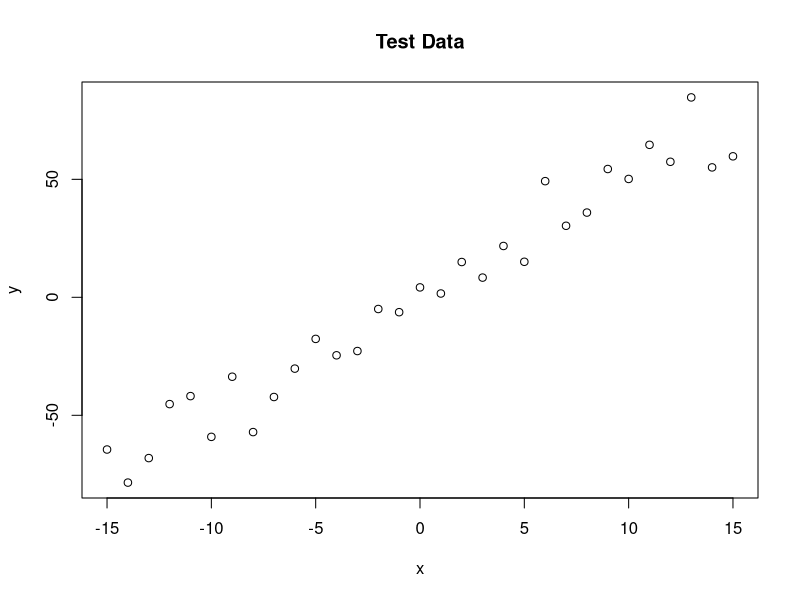
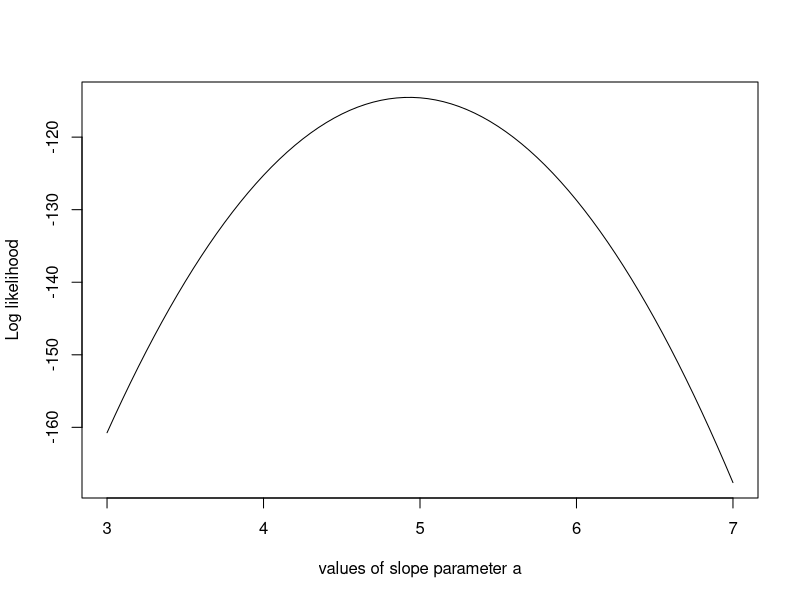
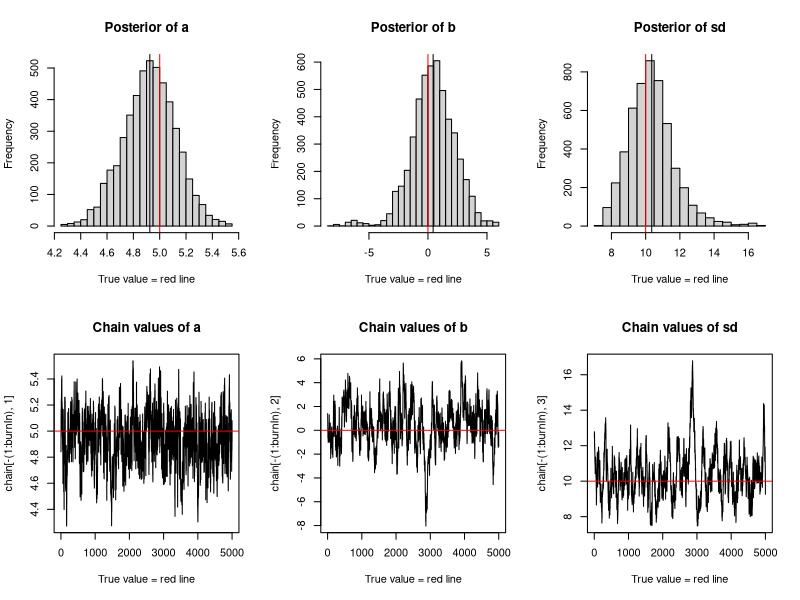

The R source for these figures, in order:
#37810 Assignment 2_Yi Jin step 3

# set coefficient A
trueA <- 5
# set coefficient B
trueB <- 0
# set standard error
trueSd <- 10
# set sample size
sampleSize <- 31

# create independent x-values 
x <- (-(sampleSize-1)/2):((sampleSize-1)/2)
# create dependent values according to ax + b + N(0,sd)
y <-  trueA * x + trueB + rnorm(n=sampleSize,mean=0,sd=trueSd)

# plot picture of x and y, with title "Test Data"
plot(x,y, main="Test Data")



# define function likelihood
likelihood <- function(param){
  # assign coefficient a
  a = param[1]
  # assign coefficient b
  b = param[2]
  # assign standard error
  sd = param[3]
  
  # calculate prediction value
  pred = a*x + b
  # return log value of normal distribution function value which satisfies distribution N(pred,sd)
  singlelikelihoods = dnorm(y, mean = pred, sd = sd, log = T)
  # sum up these log values
  sumll = sum(singlelikelihoods)
  # return the total value
  return(sumll)   
}

# Example: plot the likelihood profile of the slope a
slopevalues <- function(x){return(likelihood(c(x, trueB, trueSd)))}
# apply function slopevalues to the sequence
slopelikelihoods <- lapply(seq(3, 7, by=.05), slopevalues )
# plot the sequence and the corresponding outcomes of function slopevalues
plot (seq(3, 7, by=.05), slopelikelihoods , type="l", xlab = "values of slope parameter a", ylab = "Log likelihood")




# define prior distribution function
prior <- function(param){
  # assign coefficient a
  a = param[1]
  # assign coefficient b
  b = param[2]
  # assign standard error
  sd = param[3]
  # aprior is the log value of a satisfying uniform distribution from 0 to 10
  aprior = dunif(a, min=0, max=10, log = T)
  # bprior is the log value of b satistying normal distribution
  bprior = dnorm(b, sd = 5, log = T)
  # sdprior is the log value of sd satisfying uniform distribution from 0 to 30
  sdprior = dunif(sd, min=0, max=30, log = T)
  # return sum of these log values
  return(aprior+bprior+sdprior)
}




# define function posterior
posterior <- function(param){
  # return the log value of product of prior and likelihood 
  return (likelihood(param) + prior(param))
}



######## Metropolis algorithm ################

# create proposal function
proposalfunction <- function(param){
  # generate 3 random value for normal distribution
  return(rnorm(3,mean = param, sd= c(0.1,0.5,0.3)))
}

# create Metropolis-Hastings algorithm
run_metropolis_MCMC <- function(startvalue, iterations){
  # create array chain whose dimensions are iterations+1 times 3
  chain = array(dim = c(iterations+1,3))
  # the first row of chain is startvalue
  chain[1,] = startvalue
  # iterate iterations times
  for (i in 1:iterations){
    # assign proposal value based on the chain value of last row
    proposal = proposalfunction(chain[i,])
    # calculate acceptance probability
    probab = exp(posterior(proposal) - posterior(chain[i,]))
    # if the acceptance probability is great than u satisfying uniform distribution from 0 to 1
    if (runif(1) < probab){
      # accept the value and assign that to the next row of chain
      chain[i+1,] = proposal
      # otherwise
    }else{
      # reject the value and assign the last value to the next row of chain
      chain[i+1,] = chain[i,]
    }
  }
  # return value of chain
  return(chain)
}
# assign the startvalue
startvalue = c(4,0,10)
# apply run_metropolis_MCMC function to the startvalue and iterate for 10000 times
chain = run_metropolis_MCMC(startvalue, 10000)
# assign burn-in time
burnIn = 5000
# delete the first burn-in time rows of chain, then calculate the acceptance rate of the remaining rows of chain.
acceptance = 1-mean(duplicated(chain[-(1:burnIn),]))



### Summary: #######################

# set 2 rows and 3 columns subgragh
graphing=function(chain,burnIn,numberclass){
  # set 2 rows and 3 columns subgragh
  par(mfrow = c(2,3))
  # draw the histogram of the last 5000 rows, the first column of chain
  hist(chain[-(1:burnIn),1],nclass=numberclass, , main="Posterior of a", xlab="True value = red line" )
  # draw the mean value of the last 5000 rows, the first column of chain
  abline(v = mean(chain[-(1:burnIn),1]))
  # draw value of trueA by red vertical line
  abline(v = trueA, col="red" )
  # draw the histogram of the last 5000 rows, the second column of chain
  hist(chain[-(1:burnIn),2],nclass=numberclass, main="Posterior of b", xlab="True value = red line")
  # draw the mean value of the last 5000 rows, the second column of chain
  abline(v = mean(chain[-(1:burnIn),2]))
  # draw value of trueB by red vertical line
  abline(v = trueB, col="red" )
  # draw the histogram of the last 5000 rows, the third column of chain
  hist(chain[-(1:burnIn),3],nclass=numberclass, main="Posterior of sd", xlab="True value = red line")
  # draw the mean value of the last 5000 rows, the third column of chain
  abline(v = mean(chain[-(1:burnIn),3]) )
  # draw value of trueSd by red vertical line
  abline(v = trueSd, col="red" )
  # plot the last 5000 rows, the first column of chain
  plot(chain[-(1:burnIn),1], type = "l", xlab="True value = red line" , main = "Chain values of a", )
  # draw value of trueA by red horizontal line
  abline(h = trueA, col="red" )
  # plot the last 5000 rows, the second column of chain
  plot(chain[-(1:burnIn),2], type = "l", xlab="True value = red line" , main = "Chain values of b", )
  # draw value of trueB by red horizontal line
  abline(h = trueB, col="red" )
  # plot the last 5000 rows, the third column of chain
  plot(chain[-(1:burnIn),3], type = "l", xlab="True value = red line" , main = "Chain values of sd", )
  # draw value of trueSd by red horizontal line
  abline(h = trueSd, col="red" )
  
  # for comparison:
  summary(lm(y~x))
}

graphing(chain,5000,30)





